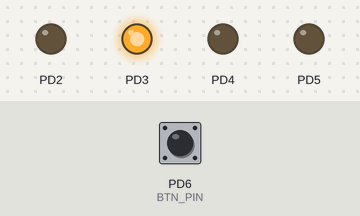
A program run on a simulated ATmega328P, built with avr-gcc and emulated at 16 MHz. Parts: output pins drawn as LEDs (lit = HIGH). The test bench sets the inputs (shaded band); at power-on: PD6 (BTN_PIN) HIGH.

Above: at 1.2 s.
1.3 s: PD6 (BTN_PIN) pulled LOW for 0.15 s
At 1.74 s:
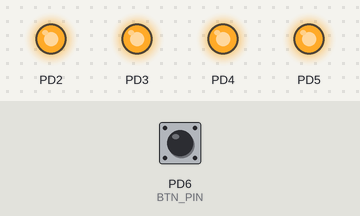
4.3 s: PD6 (BTN_PIN) pulled LOW for 1 s
At 5.04 s:
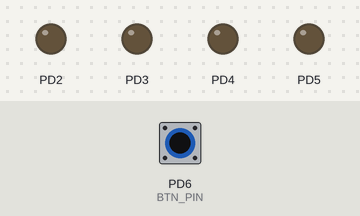
7.3 s: PD6 (BTN_PIN) pulled LOW for 3.2 s
At 9.71 s:
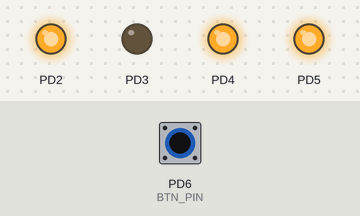
Timing chart, 0 to 12.1 s (numbered marks = the images above; inputs shaded):
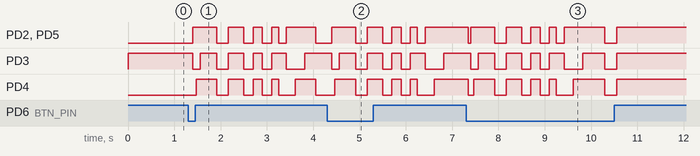

The program:

main.c
```c
#define F_CPU 16000000UL

#include <avr/io.h>
#include <util/delay.h>
#include <time.h>

static void delay_ms(uint16_t ms){
	while(ms--) _delay_ms(1);
};

#define LED_MASK ( (1<<PD2) | (1<<PD3) | (1<<PD4) | (1<<PD5) )
#define BTN_PIN PD6


static uint16_t lfsr = 0xAEB1;

static uint8_t roll_dice(void){

	uint8_t lsb = lfsr & 1;
	lfsr >>= 1;
	if(lsb) lfsr ^= 0xB400;

	return ( lfsr % 7 ) + 1;
}

static void show_dice(uint8_t value)
{

	PORTD &= ~LED_MASK;

	uint8_t pattern = 0;
	switch(value){
		case 1: pattern = (1<<PD3); break;
		case 2: pattern = (1<<PD2) | (1<<PD5); break;
		case 3: pattern = (1<<PD2) | (1<<PD4) | (1<<PD5); break;
		case 4: pattern = (1<<PD2) | (1<<PD3) | (1<<PD4) | (1<<PD5); break;
		case 5:
			pattern = (1<<PD2) | (1<<PD3) | (1<<PD4) | (1<<PD5);
			PORTD |= pattern;
			delay_ms(250);
			PORTD &= ~LED_MASK;
			delay_ms(250);
			break;
		case 6:
			pattern = (1<<PD2) | (1<<PD3) | (1<<PD4) | (1<<PD5);
			PORTD |= pattern;
			delay_ms(200);
			PORTD &= ~LED_MASK;
			delay_ms(200);
			PORTD |= pattern;
			delay_ms(200);
			PORTD &= ~LED_MASK;
			delay_ms(200);
			break;
		case 7:
			pattern = (1<<PD2) | (1<<PD3) | (1<<PD4) | (1<<PD5);
			PORTD |= pattern;
			delay_ms(200);
			PORTD &= ~LED_MASK;
			delay_ms(200);
			PORTD |= pattern;
			delay_ms(200);
			PORTD &= ~LED_MASK;
			delay_ms(200);
			PORTD |= ( 1 << PD2 ) | (1 << PD3) | (1 << PD4) ;
			delay_ms(300);
			break;

	}
	PORTD |= pattern;

}


static uint8_t button_pressed(void){
	if(!(PIND & (1 << BTN_PIN))){
		_delay_ms(50);
		if(!(PIND & (1 << BTN_PIN))){
			return 1;
		}
	}
	return 0;
}

static uint8_t button_holdcheet(void){
	if(!(PIND & ( 1 << BTN_PIN ))){
		_delay_ms(820);
		if(!(PIND & ( 1 << BTN_PIN))){
			return 1;
		}
	}
	return 0;
}


int main(void){
	DDRD |= LED_MASK;

	DDRD &= ~(1 << BTN_PIN);
	PORTD |= (1 << BTN_PIN);

	uint8_t last_value = 1;
	show_dice(last_value);

	while(1){
		(void)roll_dice();
		if(  button_pressed() ){
			for(uint8_t i = 0; i < 10 ; i++){
				show_dice((i%6)+1);
				delay_ms( 50 + i * 20 );
			}
		last_value = roll_dice();
		show_dice(last_value);

		while (!(PIND & (1 << BTN_PIN))){
			if(button_holdcheet()){
				show_dice( (uint8_t) 3);
			}
		};
		_delay_ms(50);
		};
	}
}
```

Measured:
- after the input at 1.3 s, PD2: LOW → HIGH after 0.10 s, → LOW 0.52 s later, → HIGH 0.25 s later, → LOW 0.33 s later, … (10 changes in this stretch); PD3: HIGH → LOW after 0.10 s, → HIGH 0.16 s later, → LOW 0.36 s later, → HIGH 0.25 s later, … (10 changes in this stretch)
- after the input at 4.3 s, PD2: LOW → HIGH after 0.10 s, → LOW 0.52 s later, → HIGH 0.25 s later, → LOW 0.33 s later, … (9 changes in this stretch); PD3: HIGH → LOW after 0.10 s, → HIGH 0.16 s later, → LOW 0.36 s later, → HIGH 0.25 s later, … (10 changes in this stretch)
- after the input at 7.3 s, PD3: HIGH → LOW after 0.10 s, → HIGH 0.16 s later, → LOW 0.36 s later, → HIGH 0.25 s later, … (12 changes in this stretch); PD4: HIGH → LOW after 0.05 s, → HIGH 0.12 s later, → LOW 0.45 s later, → HIGH 0.25 s later, … (12 changes in this stretch)
